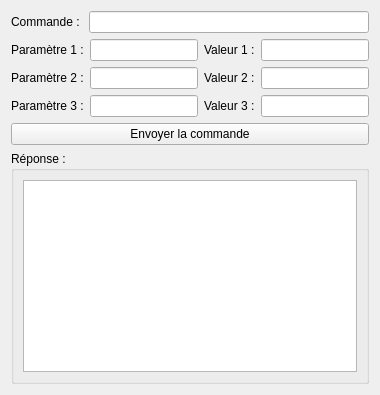
              <widget class="QWidget" name="tab_debug">
               <attribute name="title">
                <string>Debug</string>
               </attribute>
               <layout class="QVBoxLayout" name="verticalLayout_11">
                <item>
                 <layout class="QHBoxLayout" name="horizontalLayout_11">
                  <item>
                   <widget class="QLabel" name="labelDebugCommande">
                    <property name="text">
                     <string>Commande : </string>
                    </property>
                   </widget>
                  </item>
                  <item>
                   <widget class="QLineEdit" name="lineEditDebugCommande"/>
                  </item>
                 </layout>
                </item>
                <item>
                 <layout class="QHBoxLayout" name="horizontalLayout_10">
                  <item>
                   <widget class="QLabel" name="labelParam1">
                    <property name="text">
                     <string>Paramètre 1 :</string>
                    </property>
                   </widget>
                  </item>
                  <item>
                   <widget class="QLineEdit" name="lineEditDebugParam1"/>
                  </item>
                  <item>
                   <widget class="QLabel" name="labelDebugValue1">
                    <property name="text">
                     <string>Valeur 1 :</string>
                    </property>
                   </widget>
                  </item>
                  <item>
                   <widget class="QLineEdit" name="lineEditDebugValue1"/>
                  </item>
                 </layout>
                </item>
                <item>
                 <layout class="QHBoxLayout" name="horizontalLayout_12">
                  <item>
                   <widget class="QLabel" name="labelParam2">
                    <property name="text">
                     <string>Paramètre 2 :</string>
                    </property>
                   </widget>
                  </item>
                  <item>
                   <widget class="QLineEdit" name="lineEditDebugParam2"/>
                  </item>
                  <item>
                   <widget class="QLabel" name="labelDebugValue2">
                    <property name="text">
                     <string>Valeur 2 :</string>
                    </property>
                   </widget>
                  </item>
                  <item>
                   <widget class="QLineEdit" name="lineEditDebugValue2"/>
                  </item>
                 </layout>
                </item>
                <item>
                 <layout class="QHBoxLayout" name="horizontalLayout_32">
                  <item>
                   <widget class="QLabel" name="labelParam3">
                    <property name="text">
                     <string>Paramètre 3 :</string>
                    </property>
                   </widget>
                  </item>
                  <item>
                   <widget class="QLineEdit" name="lineEditDebugParam3"/>
                  </item>
                  <item>
                   <widget class="QLabel" name="labelDebugValue3">
                    <property name="text">
                     <string>Valeur 3 :</string>
                    </property>
                   </widget>
                  </item>
                  <item>
                   <widget class="QLineEdit" name="lineEditDebugValue3"/>
                  </item>
                 </layout>
                </item>
                <item>
                 <widget class="QPushButton" name="pushButtonDebugEnvoyer">
                  <property name="text">
                   <string>Envoyer la commande</string>
                  </property>
                 </widget>
                </item>
                <item>
                 <widget class="QGroupBox" name="groupBoxDebugReponse">
                  <property name="title">
                   <string>Réponse :</string>
                  </property>
                  <layout class="QVBoxLayout" name="verticalLayout_12">
                   <item>
                    <widget class="QTextEdit" name="textEditDebugReponse"/>
                   </item>
                  </layout>
                 </widget>
                </item>
               </layout>
              </widget>
